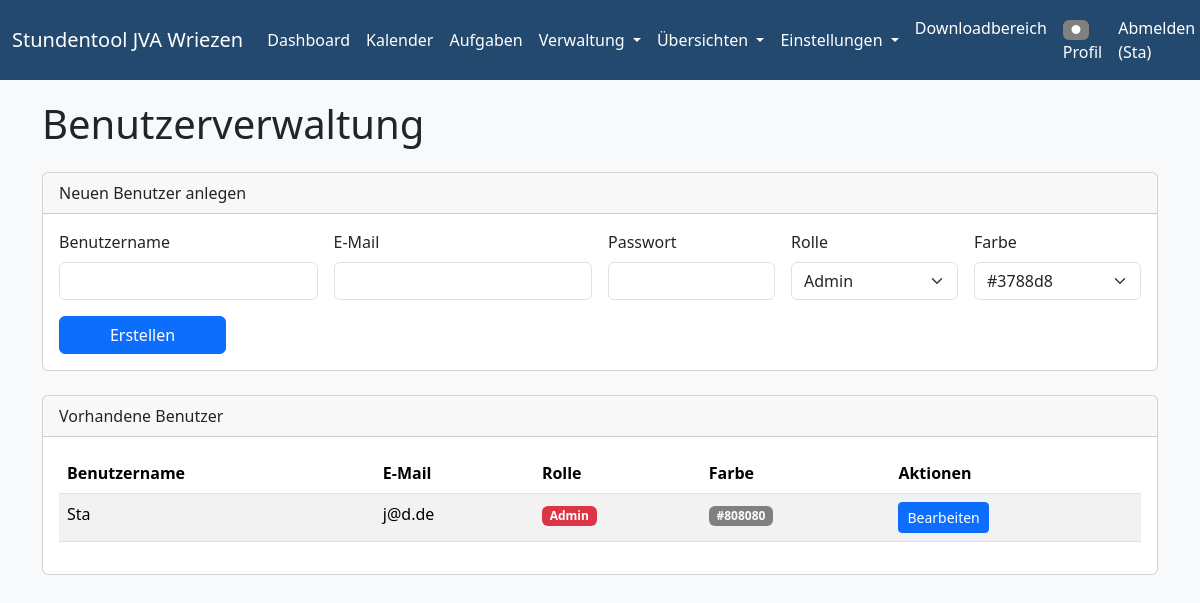
The page /benutzer (signed in) on the database as committed earlier.
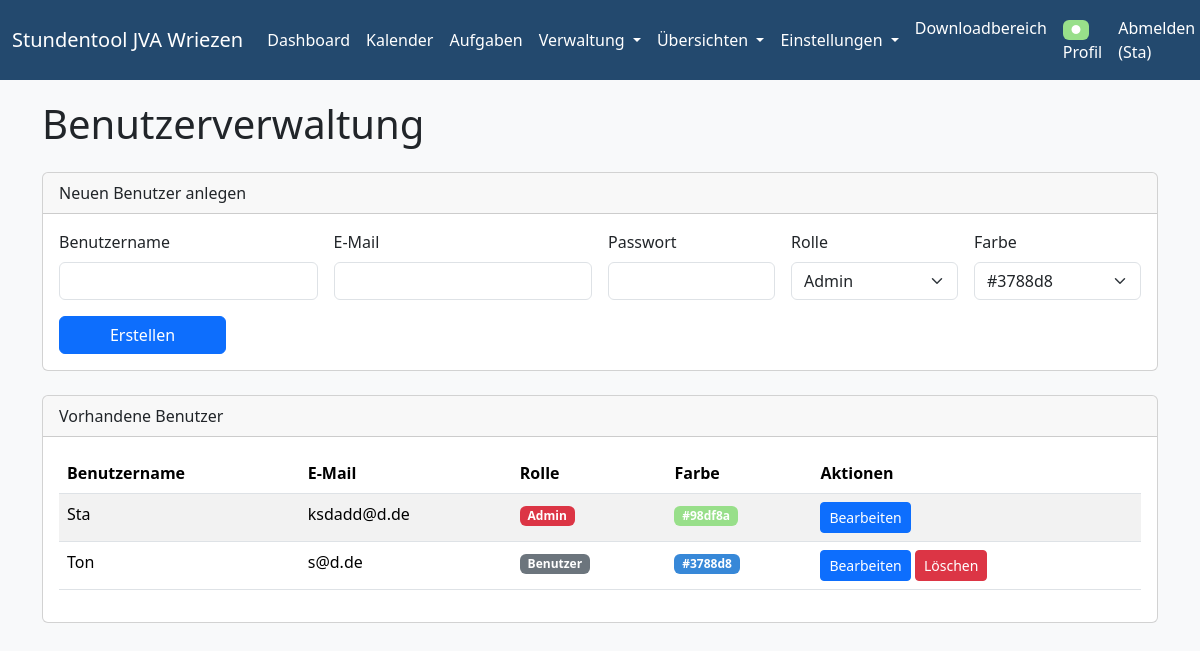
The same page on the database as committed later.
### models.py (models this page shows, shortened)
class User(db.Model, UserMixin):
    id = db.Column(db.Integer, primary_key=True)
    username = db.Column(db.String(20), unique=True, nullable=False) # Used for login
    email = db.Column(db.String(120), unique=True, nullable=False) # Keep email for contact/recovery
    password = db.Column(db.String(60), nullable=False)
    role = db.Column(db.String(20), default='Benutzer', nullable=False) # New role column
    farbe = db.Column(db.String(7), default='#808080') # Hex color

### app.py (the view)
@app.route('/benutzer')
@login_required
@role_required([ROLE_ADMIN])
def benutzer_verwalten():
    users = User.query.order_by(User.username).all()
    roles = [ROLE_ADMIN, ROLE_PLANER, ROLE_BENUTZER]
    user_farben = [
        "#3788d8", "#1f77b4", "#2ca02c", "#d62728", "#9467bd", "#8c564b", "#e377c2",
        "#7f7f7f", "#bcbd22", "#17becf", "#6c757d", "#ff7f0e", "#ffbb78", "#98df8a"
    ]
    return render_template('benutzer_verwalten.html', title='Benutzerverwaltung', users=users, roles=roles, user_farben=user_farben)

### app.py (called while the page is built)
def role_required(allowed_roles):
    def decorator(f):
        @wraps(f)
        def decorated_function(*args, **kwargs):
            if not current_user.is_authenticated:
                return login_manager.unauthorized() # Redirect to login page
            if current_user.role not in allowed_roles:
                flash('Sie haben keine Berechtigung, auf diese Seite zuzugreifen.', 'danger')
                abort(403) # Forbidden
            return f(*args, **kwargs)
        return decorated_function
    return decorator

@login_manager.user_loader
def load_user(user_id):
    return User.query.get(int(user_id))

### templates/benutzer_verwalten.html (shortened to what this page needs)
{% extends "base.html" %}
{% block content %}
<div class="d-flex justify-content-between align-items-center mb-3">
    <h1>{{ title }}</h1>
</div>
<div class="card mb-4">
    <div class="card-header">
        Neuen Benutzer anlegen
    </div>
    <div class="card-body">
        <form method="POST" action="{{ url_for('benutzer_save') }}" class="row g-3 align-items-end">
            <div class="col-md-3">
                <label for="username" class="form-label">Benutzername</label>
                <input type="text" class="form-control" id="username" name="username" required>
            </div>
            <div class="col-md-3">
                <label for="email" class="form-label">E-Mail</label>
                <input type="email" class="form-control" id="email" name="email" required>
            </div>
            <div class="col-md-2">
                <label for="password" class="form-label">Passwort</label>
                <input type="password" class="form-control" id="password" name="password" required>
            </div>
            <div class="col-md-2">
                <label for="role" class="form-label">Rolle</label>
                <select class="form-select" id="role" name="role">
                    {% for role in roles %}
                    <option value="{{ role }}">{{ role }}</option>
                    {% endfor %}
                </select>
            </div>
            <div class="col-md-2">
                <label for="farbe" class="form-label">Farbe</label>
                <select class="form-select" id="farbe" name="farbe">
                    {% for f in user_farben %}
                    <option value="{{ f }}" style="background:{{ f }};color:#fff;">{{ f }}</option>
                    {% endfor %}
                </select>
            </div>
            <div class="col-md-2">
                <button type="submit" class="btn btn-primary w-100">Erstellen</button>
            </div>
        </form>
    </div>
</div>
<div class="card">
    <div class="card-header">
        Vorhandene Benutzer
    </div>
    <div class="card-body">
        <table class="table table-striped table-hover">
            <thead>
                <tr>
                    <th>Benutzername</th>
                    <th>E-Mail</th>
                    <th>Rolle</th>
                    <th>Farbe</th>
                    <th>Aktionen</th>
                </tr>
            </thead>
            <tbody>
                {% for user in users %}
                <tr>
                    <td>{{ user.username }}</td>
                    <td>{{ user.email }}</td>
                    <td>
                        <span class="badge
                            {% if user.role == 'Admin' %}bg-danger
                            {% elif user.role == 'Planer' %}bg-warning text-dark
                            {% else %}bg-secondary
                            {% endif %}">
                            {{ user.role }}
                        </span>
                    </td>
                    <td>
                        <span class="badge" style="background:{{ user.farbe }};color:#fff;">{{ user.farbe }}</span>
                    </td>
                    <td>
                        <button class="btn btn-sm btn-primary edit-user-btn"
                                data-bs-toggle="modal"
                                data-bs-target="#userEditModal"
                                data-user-id="{{ user.id }}"
                                data-username="{{ user.username }}"
                                data-email="{{ user.email }}"
                                data-role="{{ user.role }}"
                                data-farbe="{{ user.farbe }}">
                            Bearbeiten
                        </button>
                        {% if user.id != current_user.id %}
                        <form action="{{ url_for('benutzer_delete', user_id=user.id) }}" method="post" style="display:inline;" onsubmit="return confirm('Sind Sie sicher, dass Sie den Benutzer {{ user.username }} löschen möchten?');">
                            <button type="submit" class="btn btn-sm btn-danger">Löschen</button>
                        </form>
                        {% endif %}
                    </td>
                </tr>
                {% endfor %}
            </tbody>
        </table>
    </div>
</div>
{% endblock %}

### templates/base.html (shortened to what this page needs)
<!DOCTYPE html>
<html lang="de">
<head>
    <link href="https://cdn.jsdelivr.net/npm/bootstrap@5.3.3/dist/css/bootstrap.min.css" rel="stylesheet">
    <link rel="stylesheet" href="https://cdnjs.cloudflare.com/ajax/libs/font-awesome/6.4.0/css/all.min.css">
</head>
<body>
    <nav class="navbar navbar-expand-lg navbar-custom">
        <div class="container-fluid">
            <a class="navbar-brand" href="{{ url_for('stundenplan_anzeigen') }}">Stundentool JVA Wriezen</a>
            <div class="collapse navbar-collapse" id="navbarNav">
                <ul class="navbar-nav me-auto mb-2 mb-lg-0">
                    <li class="nav-item">
                        <a class="nav-link" href="{{ url_for('stundenplan_anzeigen') }}">Dashboard</a>
                    </li>
                    <li class="nav-item">
                        <a class="nav-link" href="{{ url_for('kalender') }}">Kalender</a>
                    </li>
                    {% if current_user.is_authenticated %}
                    <li class="nav-item">
                        <a class="nav-link" href="{{ url_for('kanban_board') }}">Aufgaben</a>
                    </li>
                    {% endif %}
                    {% if current_user.is_authenticated and (current_user.role == 'Admin' or current_user.role == 'Planer') %}
                    <li class="nav-item dropdown">
                        <a class="nav-link dropdown-toggle" href="#" id="navbarDropdownVerwaltung" role="button" data-bs-toggle="dropdown" aria-expanded="false">
                            Verwaltung
                        </a>
                    </li>
                    {% endif %}
                    {% if current_user.is_authenticated and (current_user.role == 'Admin' or current_user.role == 'Planer') %}
                    <li class="nav-item dropdown">
                        <a class="nav-link dropdown-toggle" href="#" id="navbarDropdownUebersichten" role="button" data-bs-toggle="dropdown" aria-expanded="false">
                            Übersichten
                        </a>
                    </li>
                    {% endif %}
                    {% if current_user.is_authenticated and current_user.role == 'Admin' %}
                    <li class="nav-item dropdown">
                        <a class="nav-link dropdown-toggle" href="#" id="navbarDropdownEinstellungen" role="button" data-bs-toggle="dropdown" aria-expanded="false">
                            Einstellungen
                        </a>
                    </li>
                    {% endif %}
                </ul>
                <ul class="navbar-nav ms-auto mb-2 mb-lg-0">
                    {% if current_user.is_authenticated %}
                        <li class="nav-item">
                            <a class="nav-link" href="{{ url_for('downloads') }}">Downloadbereich</a>
                        </li>
                        <li class="nav-item">
                            <a class="nav-link" href="{{ url_for('profil') }}">
                                <span class="badge" style="background:{{ current_user.farbe }};color:#fff;">&#9679;</span>
                                Profil
                            </a>
                        </li>
                        <li class="nav-item">
                            <a class="nav-link" href="{{ url_for('logout') }}">Abmelden ({{ current_user.username }})</a>
                        </li>
                    {% else %}
                        <li class="nav-item"><a class="nav-link" href="{{ url_for('login') }}">Anmelden</a></li>
                    {% endif %}
                </ul>
            </div>
        </div>
    </nav>
    <div class="container">
        {% block content %}{% endblock %}
    </div>
</body>
</html>

### templates/base.html (style rules this page uses)
body { background-color: #f8f9fa; }
.container { margin-top: 20px; }
.navbar-custom { background-color: #23496e !important; }
.navbar-custom .navbar-nav .nav-link, .navbar-custom .navbar-brand, .navbar-custom .navbar-nav .dropdown-toggle { color: #fff !important; transition: color 0.2s, background 0.2s, box-shadow 0.2s; }

Rows that differ between the two databases and show on the page:
changed User "Sta": email "j@d.de" → "ksdadd@d.de"; farbe "#808080" → "#98df8a"
added User: username "Ton", email "s@d.de", role "Benutzer", farbe "#3788d8"
